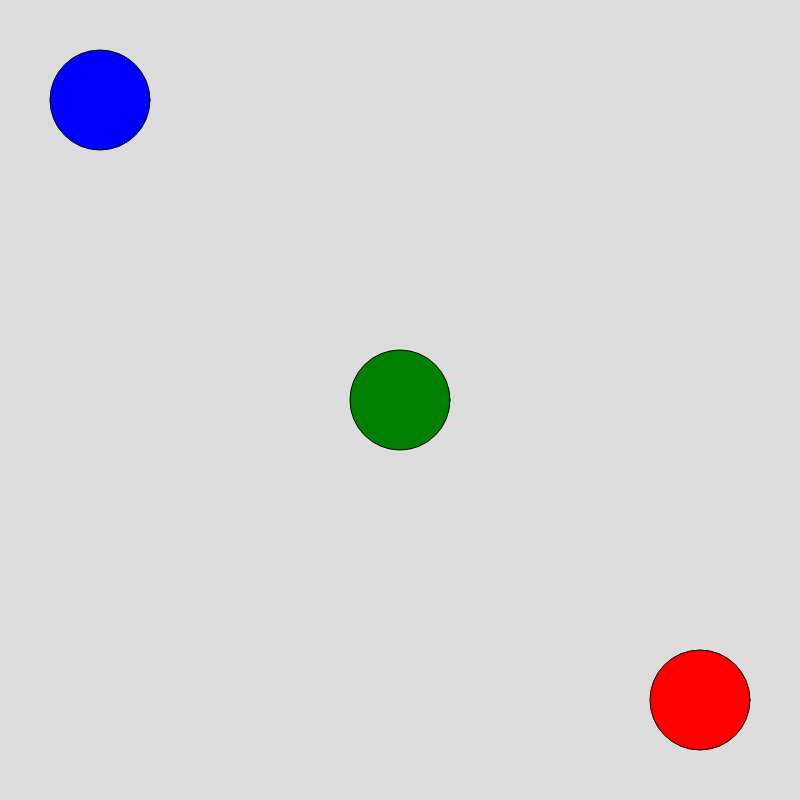
Frame 1 (no input)
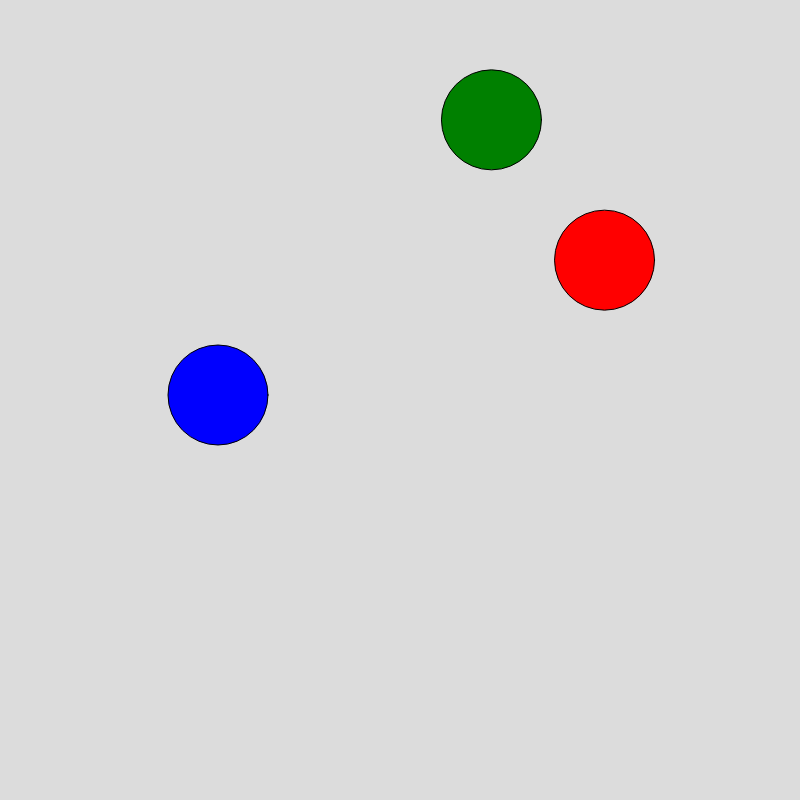
Frame 60 (no input)
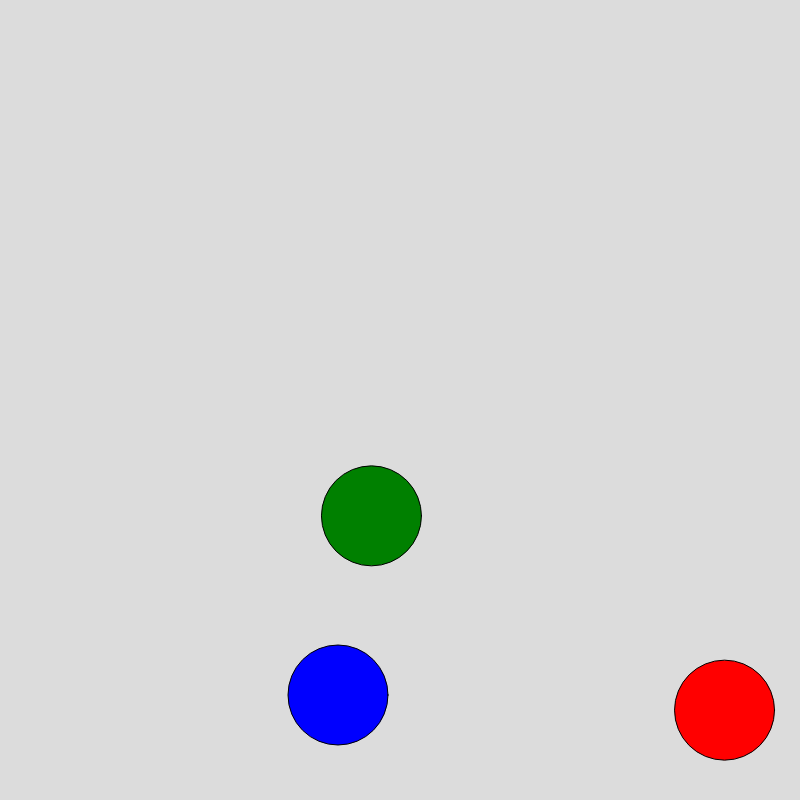
Frame 120 (the mouse pressed at the canvas centre since frame 60)

The p5.js sketch that drew these frames (run headless with seeded random() and noise() and a simulated clock; from frame 60 on, the mouse is pressed at the canvas centre):

// p5.js sketch
// ── sketch.js
let radio = 50;

const ball1 = {
  x: 100,
  y: 100,
  vx: 2,
  vy: 5,
  color: "blue"
};

const ball2 = {
  x: 700,
  y: 700,
  vx: -2,
  vy: -9,
  color: "red"
};

const ball3 = {
  x: 400,
  y: 400,
  vx: 2,
  vy: -9,
  color: "green"
};

const balls = [ball1, ball2, ball3];

function setup() {
  createCanvas(800, 800);
}

function draw() {
  background(220);
  drawBalls();
  updatePosition();
}

function drawBalls() {
  for (const ball of balls) {
    fill(ball.color);
    circle(ball.x, ball.y, 100);
  }
}

function updatePosition() {
  for (let i = 0; i < balls.length; i++) {
    const ball = balls[i];
    
    ball.x += ball.vx;
    ball.y += ball.vy;
  
    // Border collision
    if (ball.x >= width - radio || ball.x <= 0 + radio) {
      ball.vx *= -1;
    }
    
    if (ball.y >= height - radio || ball.y <= 0 + radio) {
      ball.vy *= -1;
    }

    // Ball-to-ball collision
    for (let j = i + 1; j < balls.length; j++) {
      const other = balls[j];

      let dx = other.x - ball.x;
      let dy = other.y - ball.y;
      let distance = Math.sqrt(dx * dx + dy * dy);

      if (distance < radio * 2) {
        // Basic velocity swap
        let tempVx = ball.vx;
        let tempVy = ball.vy;

        ball.vx = other.vx;
        ball.vy = other.vy;

        other.vx = tempVx;
        other.vy = tempVy;

        // Move them apart slightly to avoid sticking
        let overlap = radio * 2 - distance;
        let adjustX = (dx / distance) * (overlap / 2);
        let adjustY = (dy / distance) * (overlap / 2);

        ball.x -= adjustX;
        ball.y -= adjustY;
        other.x += adjustX;
        other.y += adjustY;
      }
    }
  }
}
